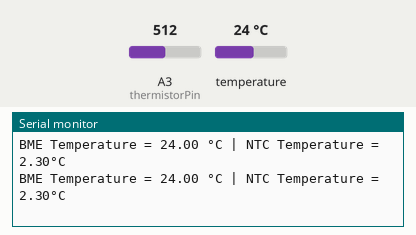
Simulated run of this sketch. Board: Arduino Uno, built with avr-gcc and run on an emulated ATmega328P. Parts: the last lines printed to the serial monitor. Inputs (shaded band) come from the test bench; at power-on: A3 (thermistorPin) = 512, temperature 24 °C.

Above: at 1.2 s.
1.3 s: A3 (thermistorPin) set to 25
At 1.73 s:
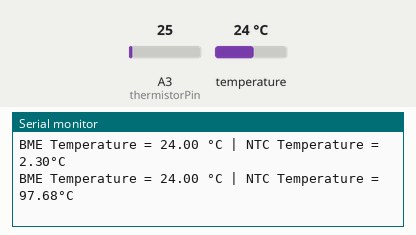
4.3 s: A3 (thermistorPin) set to 21
At 4.46 s:
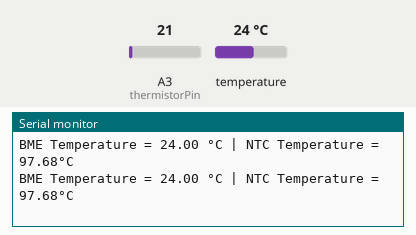
Timing chart, 0 to 7.3 s (numbered marks = the images above; inputs shaded):
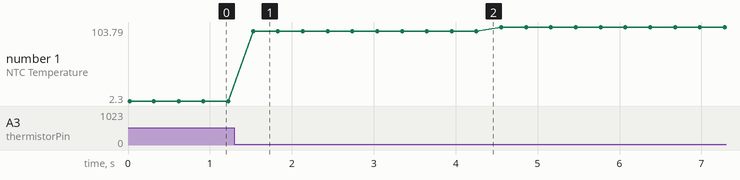

The sketch:

50k_NTC_Temperature_Sensor_BME_Ref.ino
```cpp
/*
 * Complete Project Details https://randomnerdtutorials.com
*/

#include <Wire.h>
#include <SPI.h>
#include <Adafruit_Sensor.h>
#include <Adafruit_BME280.h>

#define BME_SCK 13
#define BME_MISO 12
#define BME_MOSI 11
#define BME_CS 10

#define SEALEVELPRESSURE_HPA (1013.25)

const int thermistorPin = A3;

Adafruit_BME280 bme; // I2C
//Adafruit_BME280 bme(BME_CS); // hardware SPI
//Adafruit_BME280 bme(BME_CS, BME_MOSI, BME_MISO, BME_SCK); // software SPI

unsigned long delayTime;

void setup() {
  Serial.begin(9600);
  bool status;
  // default settings
  // (you can also pass in a Wire library object like &Wire2)
  status = bme.begin(0x76);
  if (!status) {
    Serial.println("Could not find a valid BME280 sensor, check wiring!");
    while (1);
  }

  Serial.println("-- Default Test --");
  delayTime = 300;

  Serial.println();
}


// Thermistor constants
const float A = 0.001129148;
const float B = 0.000234125;
const float C = 0.0000000876741;

double kalmanEstimate = 0;
double kalmanGain = 0.1; // Adjust the Kalman gain as needed

double kalmanFilter(double measurement){
  static double prevEstimate = 0;
  // Prediction update
  kalmanEstimate = prevEstimate;
  // Measurement update (correction)
  kalmanEstimate = kalmanEstimate + kalmanGain * (measurement - kalmanEstimate);
  prevEstimate = kalmanEstimate;

  return kalmanEstimate;
}


void loop() {
  printValues();

  // Read the thermistor value
  int thermistorValue = analogRead(thermistorPin);
  // Calculate the resistance of the thermistor
  float resistance = (1023.0 / thermistorValue) - 1.0;
  resistance = 29000.0 / resistance;

  // Calculate the temperature using the Steinhart-Hart equation
  float temperature = 1.0 / (A + B * log(resistance) + C * pow(log(resistance), 3));
  temperature -= 273.15; // Convert Kelvin to Celsius

  // Print the temperature
  Serial.print("NTC Temperature = ");
  Serial.print(temperature);
  //Serial.print(kalmanFilter(temperature));
  Serial.println("°C");


  delay(delayTime);
}


void printValues() {
  Serial.print("BME Temperature = ");
  Serial.print(bme.readTemperature());
  Serial.print(" °C | ");
}
```

Measured:
- after the input at 1.3 s, the serial monitor: prints a new line after 0.23 s (image 1)
- plotted number 1: 2.3 → 97.68 after the input at 1.3 s, 97.68 → 103.79 after the input at 4.3 s
